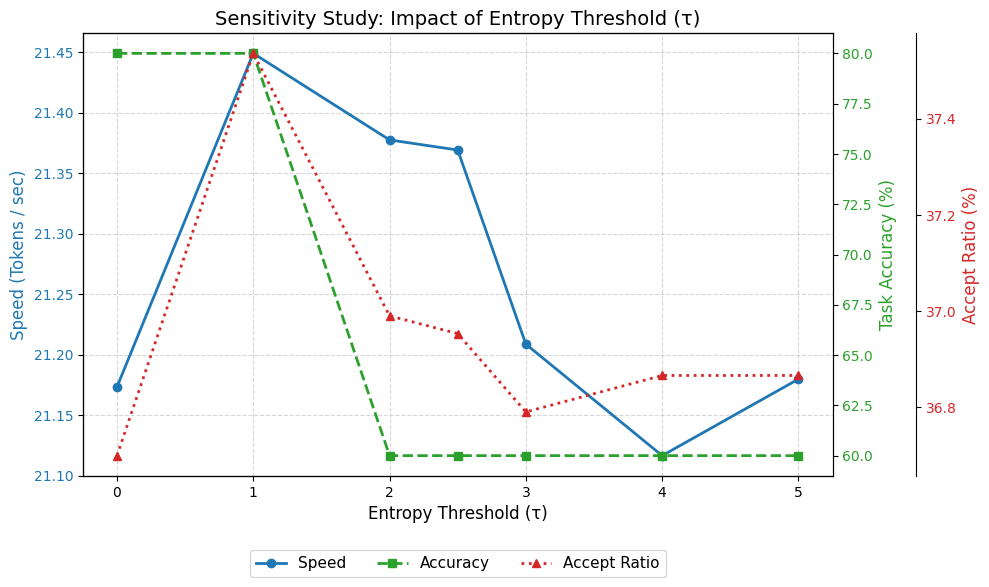

Reproduce this figure in Python.
import torch
import json
import argparse
from tqdm import tqdm
from transformers import AutoTokenizer, AutoModelForCausalLM
import matplotlib.pyplot as plt
import numpy as np
import time

from sampling.sampling_utils import format_math_prompt
from sampling.speculative_sampling_entropy_based import speculative_sampling_entropy_based
from experiment1_motivation import extract_answer

MODELZOO = {
    "Qwen2.5-0.5B": "/remote-home/pxl/.cache/huggingface/hub/models--Qwen--Qwen2.5-0.5B-Instruct/snapshots/7ae557604adf67be50417f59c2c2f167def9a775",
    "Qwen2.5-7B": "/remote-home/pxl/.cache/huggingface/hub/models--Qwen--Qwen2.5-7B-Instruct/snapshots/a09a35458c702b33eeacc393d103063234e8bc28",
}

def evaluate_threshold(input_ids, max_tokens, tokenizer, gt_answer, small_model, large_model, gamma, threshold):
    start_time = time.perf_counter()
    
    # Use deterministic seed for comparability
    torch.manual_seed(123)
    
    results = speculative_sampling_entropy_based(
        input_ids, 
        small_model, 
        large_model, 
        max_len=max_tokens, 
        gamma=gamma, 
        entropy_threshold=threshold, 
        eos_token_id=tokenizer.eos_token_id
    )
    
    output_ids, accepted_count, num_steps, _ = results[:4]
    elapsed = time.perf_counter() - start_time
    
    new_tokens = output_ids[0][input_ids.shape[1]:]
    num_generated = len(new_tokens)
    text = tokenizer.decode(new_tokens, skip_special_tokens=True)
    ans = extract_answer(text)
    correct = (ans == gt_answer) if gt_answer else False
    
    accept_ratio = accepted_count / (num_steps * gamma) if num_steps > 0 else 0.0
    
    return {
        "text": text,
        "correct": correct,
        "tokens": num_generated,
        "time": elapsed,
        "steps": num_steps,
        "accept_ratio": accept_ratio
    }

def main():
    parser = argparse.ArgumentParser()
    parser.add_argument('--num_samples', type=int, default=5)
    parser.add_argument('--gamma', type=int, default=4)
    parser.add_argument('--max_tokens', type=int, default=1024)
    args = parser.parse_args()

    small_model_path = MODELZOO["Qwen2.5-0.5B"]
    large_model_path = MODELZOO["Qwen2.5-7B"]
    
    print("Loading tokenizer and models...")
    tokenizer = AutoTokenizer.from_pretrained(small_model_path, local_files_only=True, trust_remote_code=True)
    
    small_model = AutoModelForCausalLM.from_pretrained(small_model_path, torch_dtype=torch.bfloat16, device_map="auto", local_files_only=True)
    large_model = AutoModelForCausalLM.from_pretrained(large_model_path, torch_dtype=torch.bfloat16, device_map="auto", local_files_only=True)
    
    small_model.resize_token_embeddings(len(tokenizer))
    large_model.resize_token_embeddings(len(tokenizer))
    
    with open('/remote-home/pxl/.cache/huggingface/hub/datasets--HuggingFaceH4--MATH-500/snapshots/ff5b20257d8185524591543f8ff5993951537bb8/test.jsonl', 'r') as f:
        all_lines = f.readlines()
        
    target_lines = all_lines[:args.num_samples]
    
    # We explore a range of thresholds. 
    # threshold = 0.0 means essentially standard SP (no entropy relaxation)
    # very high threshold means almost always relaxed
    thresholds = [0.0, 1.0, 2.0, 2.5, 3.0, 4.0, 5.0]
    
    results_by_thresh = {t: {"correct": 0, "tokens": 0, "time": 0.0, "accept_ratio_sum": 0.0, "samples": 0} for t in thresholds}
    
    print(f"\nRunning Experiment 5 on {len(target_lines)} samples across {len(thresholds)} thresholds...")
    
    for idx, line in enumerate(tqdm(target_lines)):
        data = json.loads(line)
        gt_answer = extract_answer(data["solution"])
        prompt = format_math_prompt(data["problem"])
        input_ids = tokenizer.apply_chat_template(prompt, add_generation_prompt=True, return_tensors='pt').to(small_model.device)
        
        if input_ids.shape[1] > 2048:
            continue
            
        for t in thresholds:
            res = evaluate_threshold(input_ids, args.max_tokens, tokenizer, gt_answer, small_model, large_model, args.gamma, t)
            
            results_by_thresh[t]["correct"] += int(res["correct"])
            results_by_thresh[t]["tokens"] += res["tokens"]
            results_by_thresh[t]["time"] += res["time"]
            results_by_thresh[t]["accept_ratio_sum"] += res["accept_ratio"]
            results_by_thresh[t]["samples"] += 1

    # Aggregate metrics
    acc_list = []
    tps_list = []
    ar_list = []
    
    print("\n" + "="*80)
    print(f"{'Threshold':<10} | {'Accuracy':<10} | {'Tokens/sec':<12} | {'Accept Ratio':<15}")
    print("-" * 80)
    
    for t in thresholds:
        metrics = results_by_thresh[t]
        samples = metrics["samples"]
        if samples == 0:
            continue
            
        acc = metrics["correct"] / samples * 100
        tps = metrics["tokens"] / metrics["time"] if metrics["time"] > 0 else 0
        ar = metrics["accept_ratio_sum"] / samples * 100
        
        acc_list.append(acc)
        tps_list.append(tps)
        ar_list.append(ar)
        
        print(f"{t:<10.1f} | {acc:>5.1f}%     | {tps:>10.1f}   | {ar:>10.1f}%")
    print("=" * 80)
    
    # Plotting: Three metrics on the same X-axis (threshold)
    fig, ax1 = plt.subplots(figsize=(10, 6))
    
    color1 = 'tab:blue'
    ax1.set_xlabel('Entropy Threshold (τ)', fontsize=12)
    ax1.set_ylabel('Speed (Tokens / sec)', color=color1, fontsize=12)
    ln1 = ax1.plot(thresholds, tps_list, marker='o', color=color1, label='Speed', linewidth=2)
    ax1.tick_params(axis='y', labelcolor=color1)
    ax1.grid(True, linestyle='--', alpha=0.5)

    ax2 = ax1.twinx()  
    color2 = 'tab:green'
    ax2.set_ylabel('Task Accuracy (%)', color=color2, fontsize=12)  
    ln2 = ax2.plot(thresholds, acc_list, marker='s', color=color2, label='Accuracy', linewidth=2, linestyle='--')
    ax2.tick_params(axis='y', labelcolor=color2)

    ax3 = ax1.twinx()
    color3 = 'tab:red'
    # Move ax3 to the right by some offset to not overlap with ax2
    ax3.spines['right'].set_position(('outward', 60))
    ax3.set_ylabel('Accept Ratio (%)', color=color3, fontsize=12)
    ln3 = ax3.plot(thresholds, ar_list, marker='^', color=color3, label='Accept Ratio', linewidth=2, linestyle=':')
    ax3.tick_params(axis='y', labelcolor=color3)
    
    # Combine legends
    lns = ln1 + ln2 + ln3
    labs = [l.get_label() for l in lns]
    ax1.legend(lns, labs, loc='upper center', bbox_to_anchor=(0.5, -0.15), ncol=3, fontsize=11)
    
    plt.title('Sensitivity Study: Impact of Entropy Threshold (τ)', fontsize=14)
    fig.tight_layout()
    plt.savefig('experiment5_sensitivity.png', bbox_inches='tight')
    print("Saved plot to experiment5_sensitivity.png")

if __name__ == "__main__":
    main()
